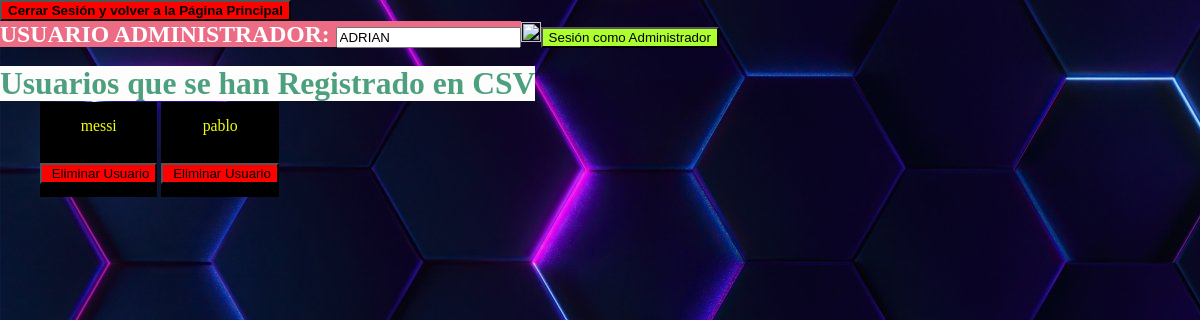
Page /CSV/add on the earlier database version.
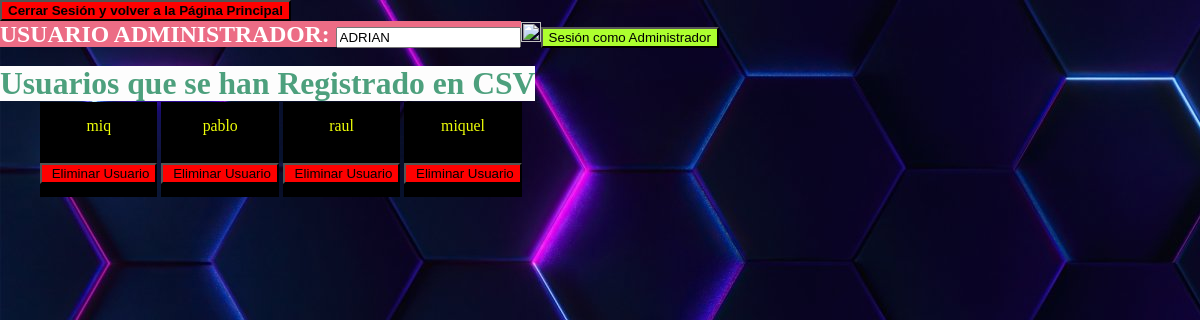
Same page on the later database version.
### CSV/models.py (models this page shows)
class Users(models.Model):
    Usuario = models.CharField(max_length=255,unique=True)
    Password = models.CharField(max_length=50)

### CSV/views.py (the view)
# urls.py: path("add", views.add, name="add" ),
def add(request):
        lista = ["ADRIAN","adrian"]
        usuarios = Users.objects.exclude(Usuario__in = lista)
        print(usuarios)
        return render(request, "CSV/add.html", {
            "usuarios": usuarios
        })

### CSV/templates/CSV/add.html (shortened to what this page needs)
{% extends "CSV/layout.html" %}
{% block body %}
<button style="background-color:red;align-items: right;"><a id="dos" href="index.html"
    style="text-decoration:none;color:black;background-color: red;text-align: right;line-height: 50%;"><b>Cerrar Sesión y volver a la Página
        Principal</b></a></button>
<form action="{% url 'CSV:login' %}" method="POST">
    <h2 style="color: white; background-color: rgb(236, 108, 133);display:inline;text-align: center;">USUARIO ADMINISTRADOR: <input readonly type="text" name="usuario" value="ADRIAN"></h2><img src="https://e7.pngegg.com/pngimages/420/4/png-clipart-login-computer-icons-login-button-miscellaneous-angle.png" width="20" height="20"><input type="submit" style="background-color: greenyellow;" value="Sesión como Administrador">
    <br>
    <br>
    <h1 class="clase">Usuarios que se han Registrado en CSV</h1>
    <br>
</form>
    <ol>
            {% for u in usuarios %}
            <li style="display:inline-block;flex-wrap:nowrap;background-color: black;text-align: center;">
                {{ u.Usuario }}
                <form action="{% url 'CSV:borrar' %}" method="POST">
                    <input readonly hidden type="text" name="usuario" value="{{ u.Usuario }}"><input type="submit" style="background-color: red;" value=" Eliminar Usuario">
                    </form>
            </li>
            {% endfor %}
    </ol>
{% endblock %}

Differences in the rows shown:
removed Users: Usuario "messi"
added Users: Usuario "miq"
added Users: Usuario "raul"
added Users: Usuario "miquel"
